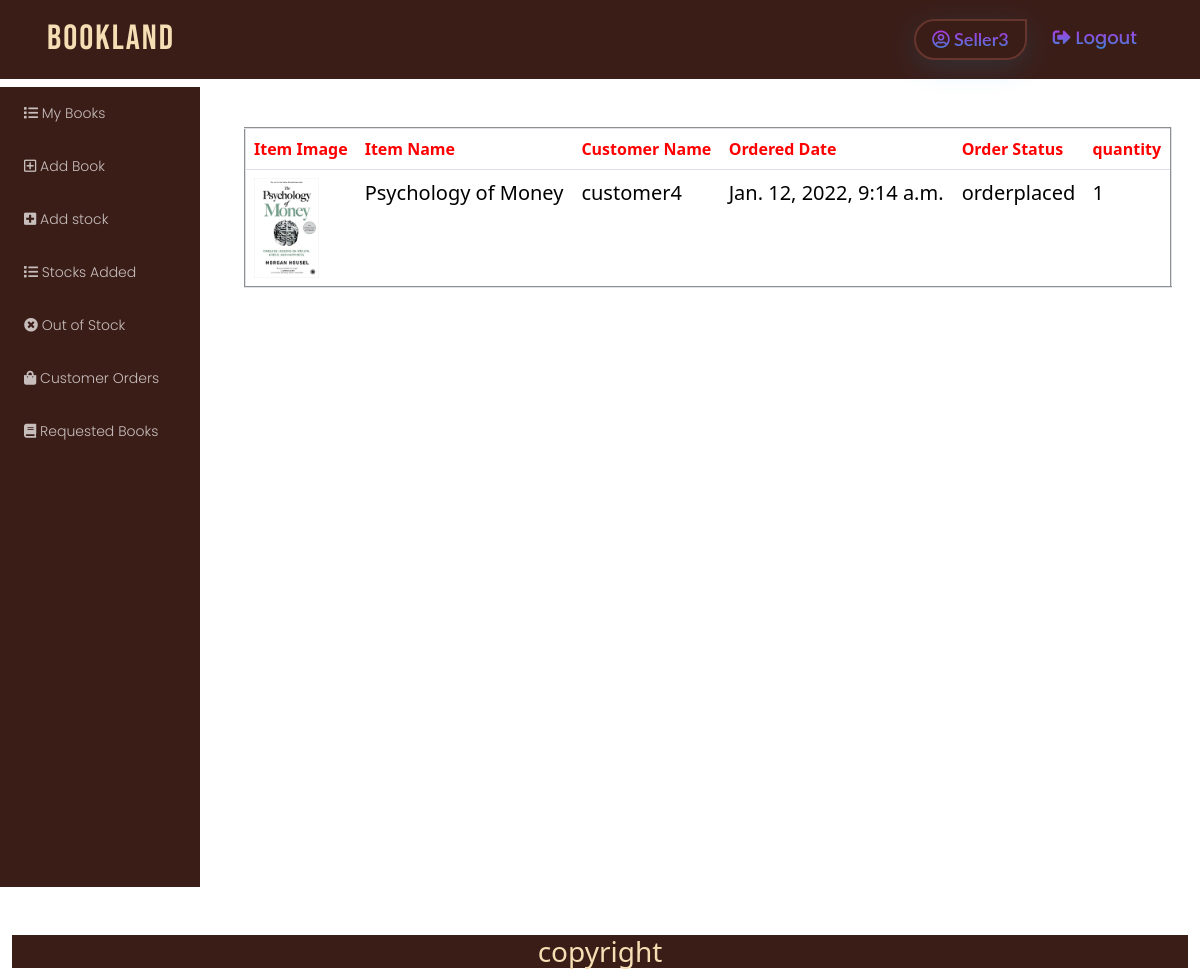
The app's page /seller/orders/view/12 (signed in) with its own data.
### authapp/models.py (models this page shows)
class User(AbstractUser):
    is_seller = models.BooleanField(default=False)
    is_customer = models.BooleanField(default=False)

### customer/models.py (models this page shows, shortened)
class BookBuy(Abstractmodels):
    PENDING = 'pending'
    ORDERPLACED = 'orderplaced'
    DISPATCH = 'dispatch'
    INTRANSIT = 'intransit'
    DELIVERED = 'delivered'
    ORDERCANCELLED = 'ordercancelled'
    options = ((PENDING, 'pending'),
               (ORDERPLACED, 'orderplaced'),
               (DISPATCH, 'dispatch'),
               (INTRANSIT, 'intransit'),
               (DELIVERED, 'delivered'),
               (ORDERCANCELLED, "ordercancelled")
               )
    quantity = models.PositiveIntegerField(default=1, help_text='No: of Books You Want To Buy')
    item = models.ForeignKey(Book, on_delete=models.CASCADE, related_name='buybook', null=True, blank=True)
    user = models.ForeignKey(User, on_delete=models.CASCADE, related_name='buyuser')
    address = models.CharField(max_length=120)
    seller = models.CharField(max_length=250, default=None)
    status = models.CharField(max_length=120, choices=options, default='orderplaced')
    expected_delivery = models.DateField(null=True, blank=True, validators=[MinValueValidator(datetime.date.today)])
    class Meta:
        ordering = ['-created_date']

### seller/models.py (models this page shows, shortened)
class Book(Abstractmodels):
    name = models.CharField(max_length=120, verbose_name='Book Name')
    author = models.CharField(max_length=120, verbose_name='Author')
    price = models.PositiveIntegerField(default=0)
    publisher = models.CharField(max_length=120, verbose_name='Publisher')
    language = models.CharField(max_length=120, verbose_name='language')
    country_of_origin = models.CharField(max_length=120, verbose_name='Country of Origin')
    details = models.CharField(max_length=1000, verbose_name='Details of Book')
    image = models.ImageField(upload_to='book_images')
    category = models.ForeignKey(Category, on_delete=models.CASCADE, related_name='category')
    user = models.ForeignKey(User, on_delete=models.CASCADE, related_name='seller')
    stock = models.PositiveIntegerField(default=0)
    class Meta:
        ordering = ['-created_date']

### seller/views.py (the view)
# urls.py: path("orders/view/<int:pk>", views.ViewSingleCustomer.as_view(), name="cust_single_order"),
@method_decorator([login_required, seller_required], name='dispatch')
class ViewSingleCustomer(DetailView):
    model = BookBuy
    template_name = "seller/customer_order_detail.html"
    context_object_name = "order"

### templates/seller/customer_order_detail.html
<!DOCTYPE html>
{%extends 'seller/baseadmin.html'%}
{%load static%}
  {% block body_block %}
<div class="container mt-5 ms-2">
    <table class="table " border="2">
        <tr>
            <th>Item Image</th>
            <th>Item Name</th>
            <th>Customer Name</th>
            <th>Ordered Date</th>
            <th>Order Status</th>
            <th>quantity</th>
        </tr>
        <tr>
            <td><img src="{{order.item.image.url}}" alt="" height="100px"></td>
            <td>{{order.item.name}}</td>
            <td>{{order.user}}</td>
            <td>{{order.created_date}}</td>
            <td>{{order.status}}</td>
            <td>{{order.quantity}}</td>
        </tr>
    </table>
</div>
  {% endblock %}

### templates/seller/baseadmin.html (shortened to what this page needs)
<!DOCTYPE html>
{%load static%}
<html lang="en">
<head>
    <link href="https://cdn.jsdelivr.net/npm/bootstrap@5.1.1/dist/css/bootstrap.min.css" rel="stylesheet"
>
    <link rel="stylesheet" href="https://cdnjs.cloudflare.com/ajax/libs/font-awesome/5.15.0/css/all.min.css"
/>
    <link rel="stylesheet" href="https://cdnjs.cloudflare.com/ajax/libs/font-awesome/5.15.0/css/fontawesome.min.css"
/>
    <link rel="stylesheet" href="{%static 'css/styles.css'%}">
</head>
<body>
<nav class="navbar navbar-expand-lg navbarTransparent">
    <div class="container">
        <a class="navbar-brand" href="{%url 'home' %}">BookLand</a>
        <div class="collapse navbar-collapse" id="navbarSupportedContent">
            <ul class="navbar-nav ms-auto mb-2 mb-lg-0">
                <li class="nav-item">
                    <a class="nav-link active" href="#">
                        <i class="far  fa-user-circle icolor"></i>&nbsp;{{request.user}}
                    </a>
                </li>
                <li class="nav-item">
                    <a class="nav-link" href="{%url 'logout'%}"><i
                            class="fas fa-sign-out-alt icolor"></i>&nbsp;Logout</a>
                </li>
            </ul>
        </div>
    </div>
</nav>
<div class="container-fluid ">
    <div class="row">
        <div class="col-md-2 db-padd">
            <div class="dashbard-left">
                <div class="row">
                    <div class="col-md-12">
                        <div class="dashleft-2">
                            <ul class="list-group">
                                <li class="list-group-item "><a href="{%url 'mybooks'%}"><i
                                        class="fas fa-list"></i>&nbsp;My Books</a></li>
                                <li class="list-group-item"><a href="{% url 'bookadd'%}"><i
                                        class="far fa-plus-square"></i>&nbsp;Add Book</a></li>
                                <li class="list-group-item"><a href="{%url 'stockadd'%}"><i
                                        class="fas fa-plus-square"></i>&nbsp;Add stock</a></li>
                                <li class="list-group-item"><a href="{%url 'stockavailable'%}"><i
                                        class="fas fa-list"></i>&nbsp;Stocks Added</a></li>
                                <li class="list-group-item"><a href="{%url 'outofstock'%}"><i
                                        class="fas fa-times-circle"></i>&nbsp;Out of Stock</a></li>
                                <li class="list-group-item"><a href="{%url 'customerorders'%}"><i
                                        class="fas fa-shopping-bag"></i>&nbsp;Customer Orders</a></li>
                                <li class="list-group-item"><a href="{%url 'see_requested_books'%}"><i
                                        class="fas fa-book"></i>&nbsp;Requested Books </a></li>
                            </ul>
                        </div>
                    </div>
                </div>
            </div>
        </div>
        <div class="col-md-10">
            {%block body_block%}
            {%endblock%}
        </div>
    </div>
        <div class="footer mt-5">
        <h3>copyright</h3>
    </div>
</div>
</body>
</html>

### static/css/styles.css (style rules this page uses)
th { color: red; }
td { margin-top : 5px; color: black; font-size : 20px; }
.db-padd { padding: 0!important; }
.dashbard-left { width: 100%; position: relative; z-index: 1; top: 0; left: 0; overflow-x: hidden; }
.dashbard-left .dashleft-2 { background-color: rgb(59, 29, 24); border-radius: 0rem; margin-top: 0.5rem; height: 100vh; }
.dashleft-2 .list-group .list-group-item { font-family: "Poppins", sans-serif; font-weight: 300; font-size: 14px; background-color: transparent; border: none; margin: 8px; cursor: pointer; }
.dashleft-2 .list-group .list-group-item a { color:rgba(255, 255, 255, 0.712); text-decoration: none; }
body { background-image: url("https://cdn.wallpapersafari.com/18/38/bp9GEo.jpg"); background-repeat: no-repeat; background-attachment: fixed; }
.navbarTransparent { background-color: rgb(59, 29, 24); }
.navbar .navbar-brand { font-family: "Bebas Neue", cursive; color: wheat; font-size: 35px; font-weight: 100; letter-spacing: 2px; padding: 5px; }
.navbar .navbar-nav .nav-item { opacity: 0.9; margin: 5px; }
.navbar .navbar-nav .nav-item .nav-link.active { border-top-left-radius: 7rem; border-bottom-left-radius: 7rem; border-bottom-right-radius: 7rem; box-shadow: 0 8px 32px 0 rgba(18, 174, 232, 0.17); font-size: 18px; font-weight: 600; font-family: "Lato", sans-serif; padding: 5px 16px; background: -webkit-linear-gradient(rgb(247, 19, 255), rgb(18, 174, 232)); -webkit-background-clip: text; background-clip: text; -webkit-text-fill-color: transparent; border-width: 2px; border-style: solid; border-color: rgb(107, 57, 49); }
.navbar .navbar-nav .nav-item .nav-link { text-transform: capitalize; font-size: 18px; font-weight: 500; font-family: "Poppins", sans-serif; padding: 5px 16px; background: -webkit-linear-gradient(rgb(247, 19, 255), rgb(18, 174, 232)); -webkit-background-clip: text; background-clip: text; -webkit-text-fill-color: transparent; }
.footer { background-color : rgb(59, 29, 24); text-align : center; color: wheat; width:100%; }

### records on screen
User: user "Seller3"
BookBuy: item.image (picture), item.name "Psychology of Money", user "customer4", created_date "Jan. 12, 2022, 9:14 a.m.", status "orderplaced", quantity "1"
